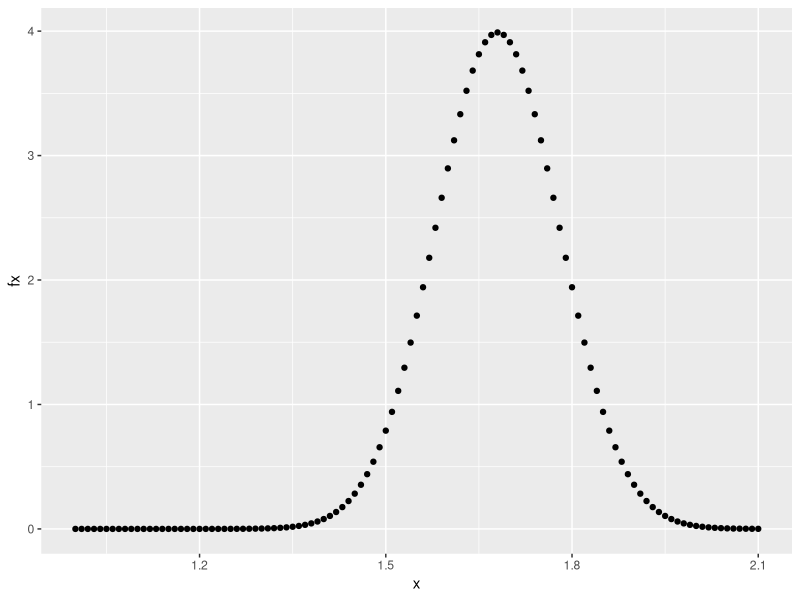
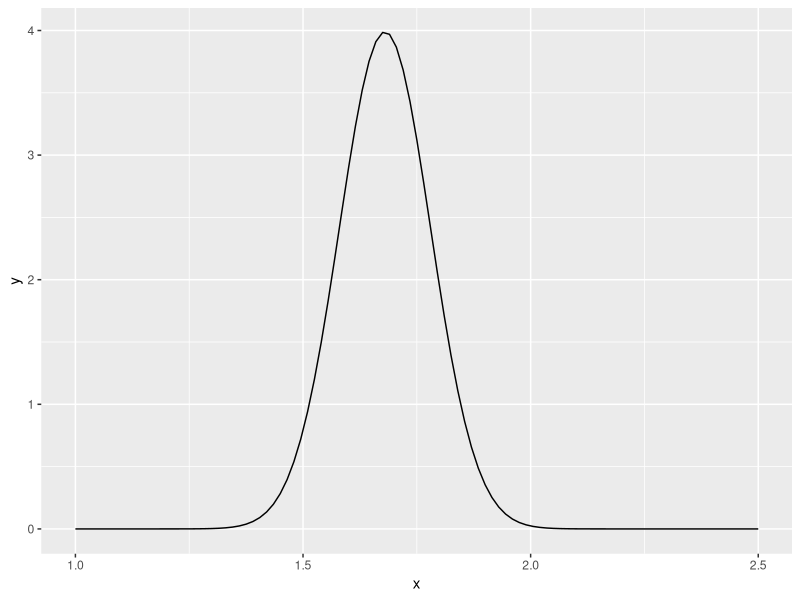
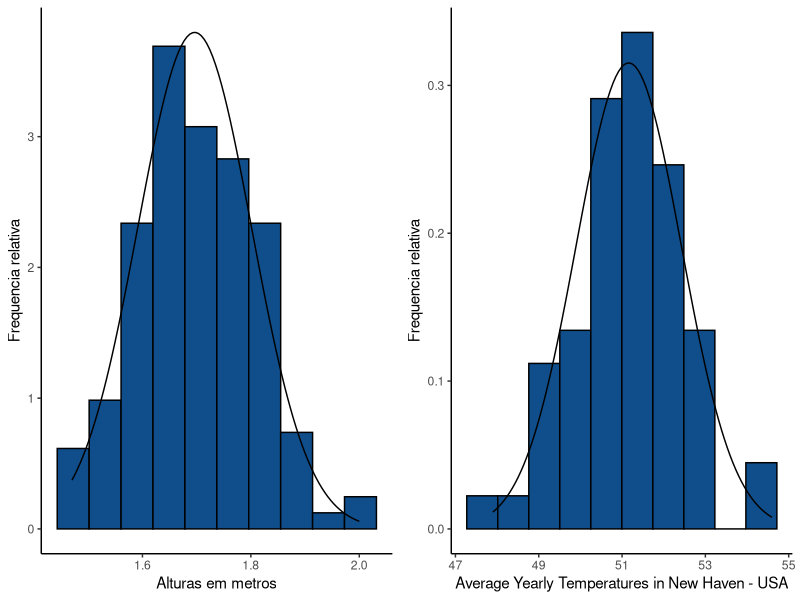
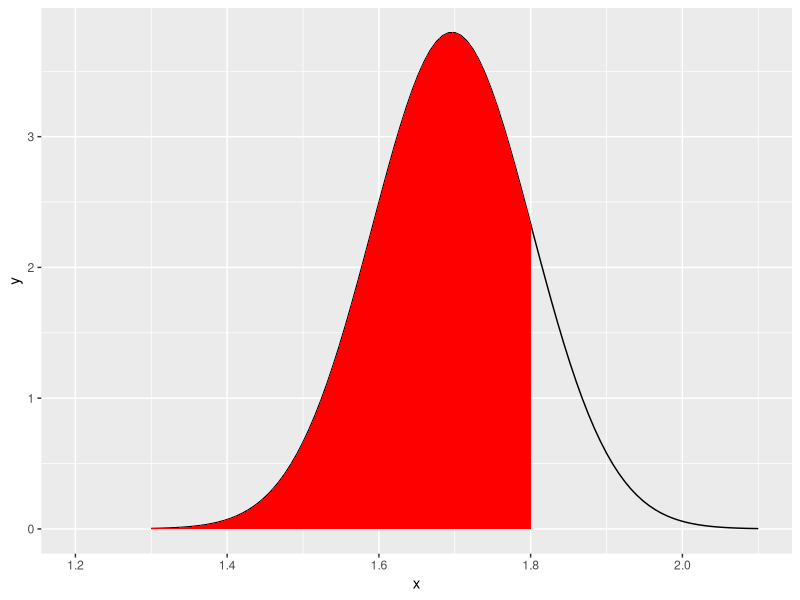
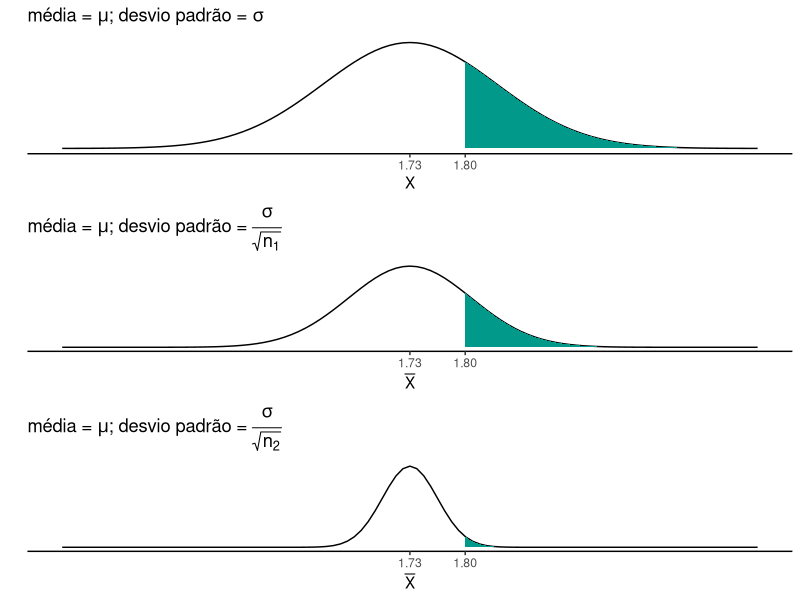
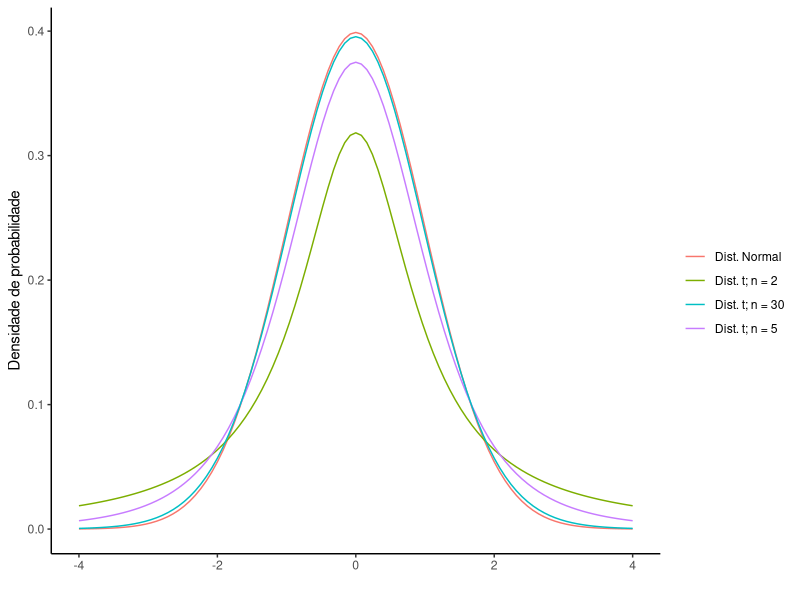

Generate these figures, in order, with R:
library(tidyverse)
library(gridExtra)
## define tamanho das figuras
options(repr.plot.width=6, repr.plot.height=4)

x = c(5.0, 4.1, 6.6, 4.5, 4.9, 7.7, 4.0, 5.0, 7.0, 7.9)

n = length(x)
xb = mean(x)
xb

var_a = sum((x - xb)^2)/(n - 1)
var_a
desv_a = sqrt(var_a)
desv_a

sd(x)

mi = 10
sg = 2
x = c(4, 10)
fx = (1/(sqrt(2 * pi * sg^2))) * exp((-1/2) * ((x - mi)/sg)^2)
fx

x = seq(1, 2.1, 0.01)
fx = dnorm(x, mean = 1.68, sd = 0.10)


ggplot(data.frame(x = x, fx = fx)) +
    geom_point(aes(x, fx))

ggplot(data.frame(x = c(1,2.5))) +
  stat_function(aes(x = x), fun = dnorm,
               args = list(mean = 1.68, sd = 0.1))

ie = read.csv("datasets/IE_BICT_2019.csv", sep = ";", dec = ',')
dim(ie)

temp <- data.frame(tm = datasets::nhtemp)
dim(temp)

alt_plt <- ggplot(ie, aes(x = Altura)) +
   geom_histogram(aes(y =..density..), 
                  fill = 'dodgerblue4', color = 'black', bins = 10) +
   stat_function(fun = dnorm, args = list(mean = mean(ie$Altura, na.rm = T),
                                          sd = sd(ie$Altura, na.rm = T))) +
   labs(x = "Alturas em metros",
        y = "Frequencia relativa") +
   theme_classic()

temp_plt <- ggplot(temp, aes(x = tm)) +
   geom_histogram(aes(y =..density..),
                  fill = 'dodgerblue4', color = 'black', bins = 10) +
   stat_function(fun = dnorm, args = list(mean = mean(temp$tm, na.rm = T),
                                          sd = sd(temp$tm, na.rm = T))) +
   labs(x = "Average Yearly Temperatures in New Haven - USA",
        y = "Frequencia relativa") +
   theme_classic()

options(repr.plot.width=7, repr.plot.height=4)
grid.arrange(alt_plt, temp_plt, ncol = 2)

xb = mean(ie$Altura, na.rm = T)
dp = sd(ie$Altura, na.rm = T)
xb; dp

px = pnorm(1.80, mean = xb, sd = dp, lower.tail = TRUE)
px

ggplot(data.frame(x = c(1.3, 2.1))) +
  stat_function(aes(x = x), fun = dnorm,
               args = list(mean = xb, sd = dp)) +
  geom_area(stat = 'function', fun = dnorm, fill = 'red',
            args = list(mean = xb, sd = dp),
            xlim = c(1.2, 1.8))

x = c(1.97, 1.83, 1.62, 1.77, 1.63, 1.68, 1.63, 1.68, 1.69, 1.85)
(xb = mean(x))
(sd = sd(x))
(n = length(x))

alfa = 0.05
t = qt(1-alfa/2, df = n - 1)
t

(IC_sup = xb + t * sd/sqrt(n))
(IC_sup = xb - t * sd/sqrt(n))

muX = round(xb,2)
sigmaX = round(dp,2)
x1 <- 1.8
n1 <- 2
n2 <- 10

tam <- 20
lim_x <- muX + c(-4,4) * sigmaX
exprx <- expression(
   paste('média = ', mu, '; desvio padrão = ', sigma))
expr1 <- expression(
   paste('média = ', mu, '; desvio padrão = ', frac(sigma, sqrt('n'["1"]))))
expr2 <- expression(
   paste('média = ', mu, '; desvio padrão = ', frac(sigma, sqrt('n'["2"]))))

p1 <- ggplot(data.frame(x = lim_x), aes(x = x)) +
  stat_function(fun = dnorm,
                args = list(mean = muX,
                            sd = sigmaX)) +
   geom_area(stat = "function", fun = dnorm,
             args = list(mean = muX,
                         sd = sigmaX),
             fill = "#00998a", 
             xlim = c(x1, lim_x[2])) +
   labs(x = "X", y = "") +
   scale_y_continuous(breaks = NULL) +
   scale_x_continuous(breaks = c(muX, x1)) +
   theme(axis.text.x = element_text(size = tam),
         axis.title.x = element_text(size = tam),
         plot.title = element_text(hjust = 0.5, size = tam)) +
   ggtitle(exprx) +
   theme_classic()

p2 <- ggplot(data.frame(x = lim_x), aes(x = x)) +
  stat_function(fun = dnorm,
                args = list(mean = muX,
                            sd = sigmaX/sqrt(n1))) +
   geom_area(stat = "function", fun = dnorm,
             args = list(mean = muX,
                         sd = sigmaX/sqrt(n1)),
             fill = "#00998a", 
             xlim = c(x1, lim_x[2])) +
   labs(x = expression(bar("X")), y = "") +
   scale_y_continuous(breaks = NULL) +
   scale_x_continuous(breaks = c(muX, x1)) +
   theme(axis.text.x = element_text(size = tam),
         axis.title.x = element_text(size = tam),
         plot.title = element_text(hjust = 0.5, size = tam)) +
   ggtitle(expr1) +
   theme_classic()

p3 <- ggplot(data.frame(x = lim_x), aes(x = x)) +
  stat_function(fun = dnorm,
                args = list(mean = muX,
                            sd = sigmaX/sqrt(n2))) +
   geom_area(stat = "function", fun = dnorm,
             args = list(mean = muX,
                         sd = sigmaX/sqrt(n2)),
             fill = "#00998a", 
             xlim = c(x1, lim_x[2])) +
   labs(x = expression(bar("X")), y = "") +
   scale_y_continuous(breaks = NULL) +
   scale_x_continuous(breaks = c(muX, x1)) +
   theme(axis.text.x = element_text(size = tam),
         axis.title.x = element_text(size = tam),
         plot.title = element_text(hjust = 0.5, size = tam)) +
   ggtitle(expr2) +
   theme_classic()

options(repr.plot.width=6, repr.plot.height=12)
pn <- grid.arrange(p1,p2,p3, ncol = 1)

(area <- round(pnorm(x1, mean = muX, sd = sigmaX, lower.tail = F), 3))
(area1 <- round(pnorm(x1, mean = muX, sd = sigmaX/sqrt(n1), lower.tail = F), 3))
(area2 <- round(pnorm(x1, mean = muX, sd = sigmaX/sqrt(n2), lower.tail = F), 3))


options(repr.plot.width=6, repr.plot.height=3)
n1 <- 2
n2 <- 5
n3 <- 30
ggplot(data = data.frame(x = c(-4,4)),
       mapping = aes(x = x)) +
  stat_function(mapping = aes(color = "Dist. Normal"),
                fun = dnorm) +
  stat_function(mapping = aes(color = paste("Dist. t; n =",n1)),
                fun = dt,
                args = list(df = n1-1)) +
  stat_function(mapping = aes(color = paste("Dist. t; n =",n2)),
                fun = dt,
                args = list(df = n2-1)) +
  stat_function(mapping = aes(color = paste("Dist. t; n =",n3)),
                fun = dt,
                args = list(df = n3-1)) +
  labs(colour = "", y = "Densidade de probabilidade", x = "") +
  theme_classic()
